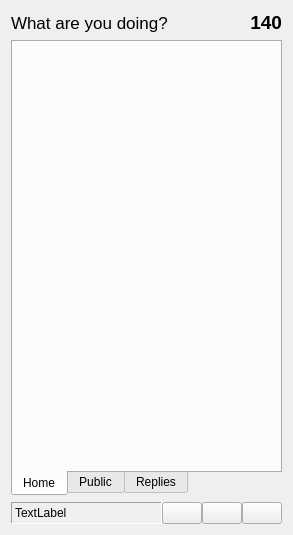
<ui version="4.0" >
 <class>MainWindow</class>
 <widget class="QDialog" name="MainWindow" >
  <property name="geometry" >
   <rect>
    <x>0</x>
    <y>0</y>
    <width>293</width>
    <height>535</height>
   </rect>
  </property>
  <property name="windowTitle" >
   <string>Qwit</string>
  </property>
  <property name="windowIcon" >
   <iconset resource="qwit.qrc" >:/images/qwit.png</iconset>
  </property>
  <layout class="QGridLayout" >
   <item row="0" column="0" >
    <layout class="QVBoxLayout" >
     <item>
      <layout class="QHBoxLayout" >
       <item>
        <widget class="QLabel" name="label" >
         <property name="sizePolicy" >
          <sizepolicy vsizetype="Preferred" hsizetype="Preferred" >
           <horstretch>0</horstretch>
           <verstretch>0</verstretch>
          </sizepolicy>
         </property>
         <property name="font" >
          <font>
           <family>Arial</family>
           <pointsize>13</pointsize>
          </font>
         </property>
         <property name="text" >
          <string>What are you doing?</string>
         </property>
        </widget>
       </item>
       <item>
        <widget class="QLabel" name="charsLeftLabel" >
         <property name="sizePolicy" >
          <sizepolicy vsizetype="Preferred" hsizetype="Preferred" >
           <horstretch>0</horstretch>
           <verstretch>0</verstretch>
          </sizepolicy>
         </property>
         <property name="palette" >
          <palette>
           <active>
            <colorrole role="WindowText" >
             <brush brushstyle="SolidPattern" >
              <color alpha="255" >
               <red>0</red>
               <green>0</green>
               <blue>0</blue>
              </color>
             </brush>
            </colorrole>
            <colorrole role="Light" >
             <brush brushstyle="SolidPattern" >
              <color alpha="255" >
               <red>0</red>
               <green>170</green>
               <blue>0</blue>
              </color>
             </brush>
            </colorrole>
            <colorrole role="Dark" >
             <brush brushstyle="SolidPattern" >
              <color alpha="255" >
               <red>170</red>
               <green>0</green>
               <blue>0</blue>
              </color>
             </brush>
            </colorrole>
            <colorrole role="Text" >
             <brush brushstyle="SolidPattern" >
              <color alpha="255" >
               <red>0</red>
               <green>0</green>
               <blue>0</blue>
              </color>
             </brush>
            </colorrole>
            <colorrole role="ButtonText" >
             <brush brushstyle="SolidPattern" >
              <color alpha="255" >
               <red>0</red>
               <green>0</green>
               <blue>0</blue>
              </color>
             </brush>
            </colorrole>
           </active>
           <inactive>
            <colorrole role="WindowText" >
             <brush brushstyle="SolidPattern" >
              <color alpha="255" >
               <red>0</red>
               <green>0</green>
               <blue>0</blue>
              </color>
             </brush>
            </colorrole>
            <colorrole role="Light" >
             <brush brushstyle="SolidPattern" >
              <color alpha="255" >
               <red>0</red>
               <green>170</green>
               <blue>0</blue>
              </color>
             </brush>
            </colorrole>
            <colorrole role="Dark" >
             <brush brushstyle="SolidPattern" >
              <color alpha="255" >
               <red>170</red>
               <green>0</green>
               <blue>0</blue>
              </color>
             </brush>
            </colorrole>
            <colorrole role="Text" >
             <brush brushstyle="SolidPattern" >
              <color alpha="255" >
               <red>0</red>
               <green>0</green>
               <blue>0</blue>
              </color>
             </brush>
            </colorrole>
            <colorrole role="ButtonText" >
             <brush brushstyle="SolidPattern" >
              <color alpha="255" >
               <red>0</red>
               <green>0</green>
               <blue>0</blue>
              </color>
             </brush>
            </colorrole>
           </inactive>
           <disabled>
            <colorrole role="WindowText" >
             <brush brushstyle="SolidPattern" >
              <color alpha="255" >
               <red>170</red>
               <green>0</green>
               <blue>0</blue>
              </color>
             </brush>
            </colorrole>
            <colorrole role="Light" >
             <brush brushstyle="SolidPattern" >
              <color alpha="255" >
               <red>0</red>
               <green>170</green>
               <blue>0</blue>
              </color>
             </brush>
            </colorrole>
            <colorrole role="Dark" >
             <brush brushstyle="SolidPattern" >
              <color alpha="255" >
               <red>170</red>
               <green>0</green>
               <blue>0</blue>
              </color>
             </brush>
            </colorrole>
            <colorrole role="Text" >
             <brush brushstyle="SolidPattern" >
              <color alpha="255" >
               <red>170</red>
               <green>0</green>
               <blue>0</blue>
              </color>
             </brush>
            </colorrole>
            <colorrole role="ButtonText" >
             <brush brushstyle="SolidPattern" >
              <color alpha="255" >
               <red>170</red>
               <green>0</green>
               <blue>0</blue>
              </color>
             </brush>
            </colorrole>
           </disabled>
          </palette>
         </property>
         <property name="font" >
          <font>
           <family>Arial</family>
           <pointsize>14</pointsize>
           <weight>75</weight>
           <bold>true</bold>
          </font>
         </property>
         <property name="frameShape" >
          <enum>QFrame::NoFrame</enum>
         </property>
         <property name="frameShadow" >
          <enum>QFrame::Plain</enum>
         </property>
         <property name="text" >
          <string>140</string>
         </property>
         <property name="alignment" >
          <set>Qt::AlignRight|Qt::AlignTrailing|Qt::AlignVCenter</set>
         </property>
        </widget>
       </item>
      </layout>
     </item>
     <item>
      <widget class="QTabWidget" name="tabWidget" >
       <property name="tabPosition" >
        <enum>QTabWidget::South</enum>
       </property>
       <property name="currentIndex" >
        <number>0</number>
       </property>
       <widget class="QWidget" name="homeTab" >
        <attribute name="title" >
         <string>Home</string>
        </attribute>
       </widget>
       <widget class="QWidget" name="publicTab" >
        <attribute name="title" >
         <string>Public</string>
        </attribute>
       </widget>
       <widget class="QWidget" name="repliesTab" >
        <attribute name="title" >
         <string>Replies</string>
        </attribute>
       </widget>
      </widget>
     </item>
     <item>
      <layout class="QHBoxLayout" >
       <property name="spacing" >
        <number>0</number>
       </property>
       <item>
        <widget class="QLabel" name="stateLabel" >
         <property name="sizePolicy" >
          <sizepolicy vsizetype="Preferred" hsizetype="Ignored" >
           <horstretch>0</horstretch>
           <verstretch>0</verstretch>
          </sizepolicy>
         </property>
         <property name="frameShape" >
          <enum>QFrame::Panel</enum>
         </property>
         <property name="frameShadow" >
          <enum>QFrame::Sunken</enum>
         </property>
         <property name="text" >
          <string>TextLabel</string>
         </property>
         <property name="indent" >
          <number>-1</number>
         </property>
        </widget>
       </item>
       <item>
        <widget class="QPushButton" name="refreshPushButton" >
         <property name="sizePolicy" >
          <sizepolicy vsizetype="Fixed" hsizetype="Fixed" >
           <horstretch>0</horstretch>
           <verstretch>0</verstretch>
          </sizepolicy>
         </property>
         <property name="text" >
          <string/>
         </property>
         <property name="icon" >
          <iconset resource="qwit.qrc" >:/images/reload.png</iconset>
         </property>
         <property name="autoDefault" >
          <bool>false</bool>
         </property>
        </widget>
       </item>
       <item>
        <widget class="QPushButton" name="optionsPushButton" >
         <property name="sizePolicy" >
          <sizepolicy vsizetype="Fixed" hsizetype="Fixed" >
           <horstretch>0</horstretch>
           <verstretch>0</verstretch>
          </sizepolicy>
         </property>
         <property name="text" >
          <string/>
         </property>
         <property name="icon" >
          <iconset resource="qwit.qrc" >:/images/options.png</iconset>
         </property>
         <property name="autoDefault" >
          <bool>false</bool>
         </property>
        </widget>
       </item>
       <item>
        <widget class="QPushButton" name="exitPushButton" >
         <property name="sizePolicy" >
          <sizepolicy vsizetype="Fixed" hsizetype="Fixed" >
           <horstretch>0</horstretch>
           <verstretch>0</verstretch>
          </sizepolicy>
         </property>
         <property name="text" >
          <string/>
         </property>
         <property name="icon" >
          <iconset resource="qwit.qrc" >:/images/exit.png</iconset>
         </property>
         <property name="autoDefault" >
          <bool>false</bool>
         </property>
        </widget>
       </item>
      </layout>
     </item>
    </layout>
   </item>
  </layout>
 </widget>
 <resources>
  <include location="qwit.qrc" />
 </resources>
 <connections/>
</ui>
